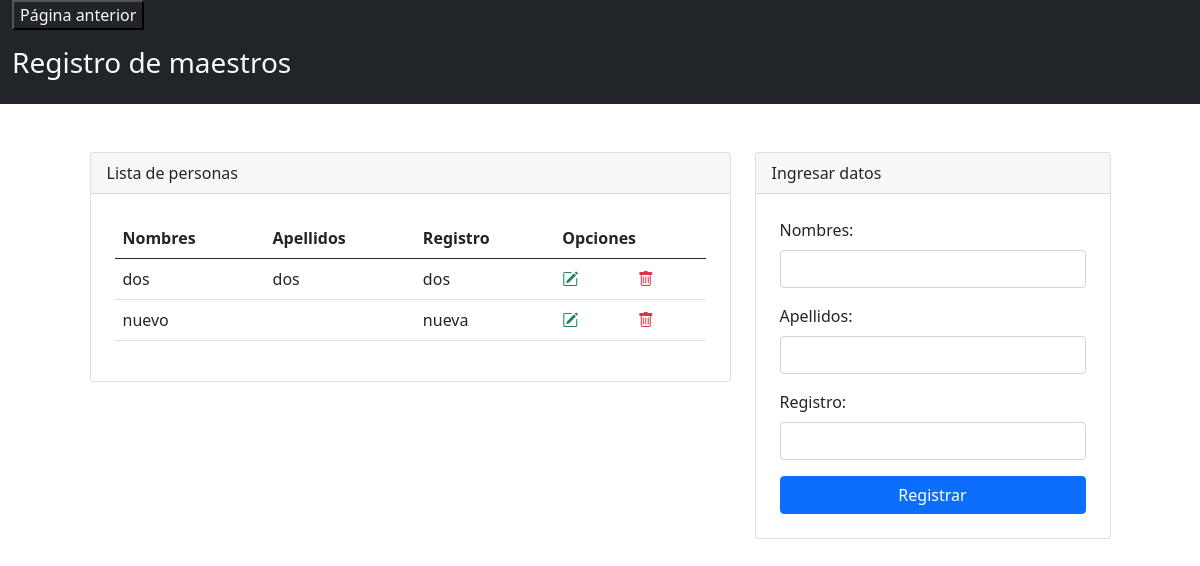
The app's page /admin/maestros/maestros.php, older data.
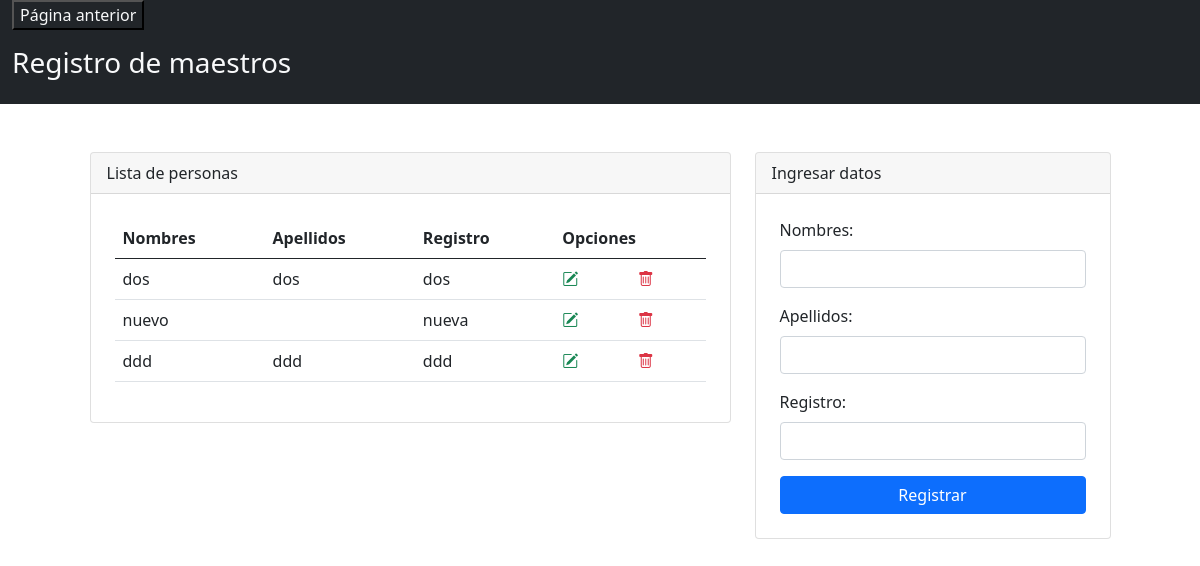
The same page, newer data.
### tables this page shows
CREATE TABLE `user` (
  `id` int(11) NOT NULL,
  `user` varchar(100) NOT NULL,
  `password` varchar(200) NOT NULL,
  `nombre` varchar(200) NOT NULL,
  `apellidos` varchar(200) NOT NULL,
  `registro` varchar(100) NOT NULL,
  `tipo` varchar(100) NOT NULL,
  `grado` int(11) DEFAULT NULL,
  `activo` int(11) NOT NULL
);

### admin/maestros/maestros.php (the view, shortened to what this page needs)
<?php
    include("../../config/db.php");
    ?>
<!DOCTYPE html>
<html lang="es">
<head>
    <link rel="stylesheet" href="https://cdn.jsdelivr.net/npm/bootstrap@5.0.2/dist/css/bootstrap.min.css">
    <link rel="stylesheet" href="https://cdn.jsdelivr.net/npm/bootstrap-icons@1.5.0/font/bootstrap-icons.css">
</head>
<body>
    <?php
    $query = "SELECT * FROM user WHERE tipo='maestro' and activo='1'";
    $maestros = mysqli_query($connection, $query);
    ?>
<div class="container-fluid  text-light bg-dark">
    <div>
    <td>
<input type="button" class="text-light bg-dark" value="Página anterior" onClick="history.go(-1);">
    </div>
    <div class = "row">
            <div class="col-md">
                <header class="py-3">
                    <h3>Registro de maestros</h3>
                </header>
            </div>
    </div>
</div>
<div class="container mt-5">
    <div class="row justify-content-center">
        <div class="col-md-7">
            <div class="card">
                <div class="card-header">
                    Lista de personas
                </div>
                <div class="p-4">
                    <table class="table align-middle">
                        <thead>
                            <tr>
                                <th scope="col">Nombres</th>
                                <th scope="col">Apellidos</th>
                                <th scope="col">Registro</th>
                                <th scope="col" colspan="2">Opciones</th>
                            </tr>
                        </thead>
                        <tbody>
                        <?php
                                foreach ($maestros as $dato) {
                            ?>
                            <tr>
                                <td><?php echo $dato['nombre']; ?></td>
                                <td><?php echo $dato['apellidos']; ?></td>
                                <td><?php echo $dato['registro']; ?></td>
                                <td><a class="text-success" href="editar.php?codigo=<?php echo $dato['registro']; ?>"><i class="bi bi-pencil-square"></i></a></td>
                                <td><a onclick="return confirm('Estas seguro de eliminar?');" class="text-danger" href="./delete.php?id=<?php echo $dato['id']; ?>"><i class="bi bi-trash"></i></a></td>
                            </tr>
                            <?php
                                }
                            ?>
                        </tbody>
                    </table>
                </div>
            </div>
        </div>
        <div class="col-md-4">
            <div class="card">
                <div class="card-header">
                    Ingresar datos
                </div>
                <form class="p-4" method="POST" action="registrar.php">
                    <div class="mb-3">
                        <label class="form-label">Nombres: </label>
                        <input type="text" class="form-control" name="txtNombre" autofocus required>
                    </div>
                    <div class="mb-3">
                        <label class="form-label">Apellidos: </label>
                        <input type="text" class="form-control" name="txtApellidos" autofocus required>
                    </div>
                    <div class="mb-3">
                        <label class="form-label">Registro: </label>
                        <input type="text" class="form-control" name="txtRegistro" autofocus required>
                    </div>
                    <div class="d-grid">
                        <input type="submit" class="btn btn-primary" value="Registrar">
                    </div>
                </form>
            </div>
        </div>
    </div>
</div>
</body>
</html>

Row changes from the older to the newer data that the page shows:
added user: nombre "ddd", apellidos "ddd", registro "ddd"
